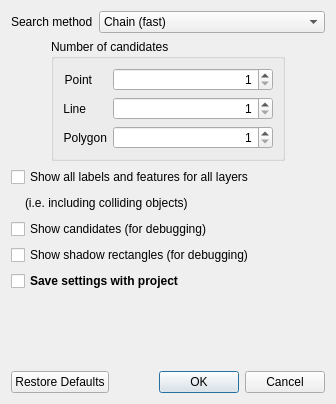
<?xml version="1.0" encoding="UTF-8"?>
<ui version="4.0">
 <class>QgsEngineConfigDialog</class>
 <widget class="QDialog" name="QgsEngineConfigDialog">
  <property name="geometry">
   <rect>
    <x>0</x>
    <y>0</y>
    <width>336</width>
    <height>404</height>
   </rect>
  </property>
  <property name="minimumSize">
   <size>
    <width>336</width>
    <height>0</height>
   </size>
  </property>
  <property name="windowTitle">
   <string>Dialog</string>
  </property>
  <layout class="QVBoxLayout" name="verticalLayout">
   <item>
    <layout class="QHBoxLayout" name="horizontalLayout">
     <item>
      <widget class="QLabel" name="label">
       <property name="sizePolicy">
        <sizepolicy hsizetype="Maximum" vsizetype="Preferred">
         <horstretch>0</horstretch>
         <verstretch>0</verstretch>
        </sizepolicy>
       </property>
       <property name="text">
        <string>Search method</string>
       </property>
      </widget>
     </item>
     <item>
      <widget class="QComboBox" name="cboSearchMethod">
       <item>
        <property name="text">
         <string>Chain (fast)</string>
        </property>
       </item>
       <item>
        <property name="text">
         <string>Popmusic Tabu</string>
        </property>
       </item>
       <item>
        <property name="text">
         <string>Popmusic Chain</string>
        </property>
       </item>
       <item>
        <property name="text">
         <string>Popmusic Tabu Chain</string>
        </property>
       </item>
       <item>
        <property name="text">
         <string>FALP (fastest)</string>
        </property>
       </item>
      </widget>
     </item>
    </layout>
   </item>
   <item>
    <layout class="QHBoxLayout" name="horizontalLayout_2">
     <item>
      <spacer name="horizontalSpacer">
       <property name="orientation">
        <enum>Qt::Horizontal</enum>
       </property>
       <property name="sizeType">
        <enum>QSizePolicy::Preferred</enum>
       </property>
       <property name="sizeHint" stdset="0">
        <size>
         <width>40</width>
         <height>20</height>
        </size>
       </property>
      </spacer>
     </item>
     <item>
      <widget class="QGroupBox" name="groupBox">
       <property name="sizePolicy">
        <sizepolicy hsizetype="Preferred" vsizetype="Preferred">
         <horstretch>0</horstretch>
         <verstretch>0</verstretch>
        </sizepolicy>
       </property>
       <property name="maximumSize">
        <size>
         <width>16777215</width>
         <height>16777215</height>
        </size>
       </property>
       <property name="title">
        <string>Number of candidates</string>
       </property>
       <layout class="QGridLayout" name="gridLayout">
        <item row="0" column="0">
         <widget class="QLabel" name="label_2">
          <property name="sizePolicy">
           <sizepolicy hsizetype="Maximum" vsizetype="Preferred">
            <horstretch>0</horstretch>
            <verstretch>0</verstretch>
           </sizepolicy>
          </property>
          <property name="text">
           <string>Point</string>
          </property>
          <property name="alignment">
           <set>Qt::AlignRight|Qt::AlignTrailing|Qt::AlignVCenter</set>
          </property>
         </widget>
        </item>
        <item row="0" column="1">
         <widget class="QSpinBox" name="spinCandPoint">
          <property name="alignment">
           <set>Qt::AlignRight|Qt::AlignTrailing|Qt::AlignVCenter</set>
          </property>
          <property name="minimum">
           <number>1</number>
          </property>
          <property name="maximum">
           <number>999</number>
          </property>
         </widget>
        </item>
        <item row="1" column="0">
         <widget class="QLabel" name="label_3">
          <property name="sizePolicy">
           <sizepolicy hsizetype="Maximum" vsizetype="Preferred">
            <horstretch>0</horstretch>
            <verstretch>0</verstretch>
           </sizepolicy>
          </property>
          <property name="text">
           <string>Line</string>
          </property>
          <property name="alignment">
           <set>Qt::AlignRight|Qt::AlignTrailing|Qt::AlignVCenter</set>
          </property>
         </widget>
        </item>
        <item row="1" column="1">
         <widget class="QSpinBox" name="spinCandLine">
          <property name="alignment">
           <set>Qt::AlignRight|Qt::AlignTrailing|Qt::AlignVCenter</set>
          </property>
          <property name="minimum">
           <number>1</number>
          </property>
          <property name="maximum">
           <number>999</number>
          </property>
         </widget>
        </item>
        <item row="2" column="0">
         <widget class="QLabel" name="label_4">
          <property name="sizePolicy">
           <sizepolicy hsizetype="Maximum" vsizetype="Preferred">
            <horstretch>0</horstretch>
            <verstretch>0</verstretch>
           </sizepolicy>
          </property>
          <property name="text">
           <string>Polygon</string>
          </property>
          <property name="alignment">
           <set>Qt::AlignRight|Qt::AlignTrailing|Qt::AlignVCenter</set>
          </property>
         </widget>
        </item>
        <item row="2" column="1">
         <widget class="QSpinBox" name="spinCandPolygon">
          <property name="alignment">
           <set>Qt::AlignRight|Qt::AlignTrailing|Qt::AlignVCenter</set>
          </property>
          <property name="minimum">
           <number>1</number>
          </property>
          <property name="maximum">
           <number>999</number>
          </property>
         </widget>
        </item>
       </layout>
      </widget>
     </item>
     <item>
      <spacer name="horizontalSpacer_2">
       <property name="orientation">
        <enum>Qt::Horizontal</enum>
       </property>
       <property name="sizeType">
        <enum>QSizePolicy::Preferred</enum>
       </property>
       <property name="sizeHint" stdset="0">
        <size>
         <width>40</width>
         <height>20</height>
        </size>
       </property>
      </spacer>
     </item>
    </layout>
   </item>
   <item>
    <layout class="QGridLayout" name="gridLayout_2">
     <property name="verticalSpacing">
      <number>6</number>
     </property>
     <item row="1" column="0">
      <spacer name="horizontalSpacer_3">
       <property name="orientation">
        <enum>Qt::Horizontal</enum>
       </property>
       <property name="sizeType">
        <enum>QSizePolicy::Fixed</enum>
       </property>
       <property name="sizeHint" stdset="0">
        <size>
         <width>8</width>
         <height>8</height>
        </size>
       </property>
      </spacer>
     </item>
     <item row="0" column="0" colspan="3">
      <widget class="QCheckBox" name="chkShowAllLabels">
       <property name="sizePolicy">
        <sizepolicy hsizetype="Maximum" vsizetype="Fixed">
         <horstretch>0</horstretch>
         <verstretch>0</verstretch>
        </sizepolicy>
       </property>
       <property name="text">
        <string>Show all labels and features for all layers</string>
       </property>
      </widget>
     </item>
     <item row="4" column="0" colspan="3">
      <widget class="QCheckBox" name="mSaveWithProjectChkBox">
       <property name="font">
        <font>
         <weight>75</weight>
         <bold>true</bold>
        </font>
       </property>
       <property name="layoutDirection">
        <enum>Qt::LeftToRight</enum>
       </property>
       <property name="text">
        <string>Save settings with project</string>
       </property>
       <property name="checked">
        <bool>false</bool>
       </property>
      </widget>
     </item>
     <item row="2" column="0" colspan="3">
      <widget class="QCheckBox" name="chkShowCandidates">
       <property name="text">
        <string>Show candidates (for debugging)</string>
       </property>
      </widget>
     </item>
     <item row="1" column="1">
      <widget class="QLabel" name="label_6">
       <property name="sizePolicy">
        <sizepolicy hsizetype="Maximum" vsizetype="Preferred">
         <horstretch>0</horstretch>
         <verstretch>0</verstretch>
        </sizepolicy>
       </property>
       <property name="text">
        <string>(i.e. including colliding objects)</string>
       </property>
      </widget>
     </item>
     <item row="1" column="2">
      <spacer name="horizontalSpacer_4">
       <property name="orientation">
        <enum>Qt::Horizontal</enum>
       </property>
       <property name="sizeHint" stdset="0">
        <size>
         <width>0</width>
         <height>20</height>
        </size>
       </property>
      </spacer>
     </item>
     <item row="3" column="0" colspan="3">
      <widget class="QCheckBox" name="mShadowDebugRectChkBox">
       <property name="text">
        <string>Show shadow rectangles (for debugging)</string>
       </property>
      </widget>
     </item>
    </layout>
   </item>
   <item>
    <spacer name="verticalSpacer_2">
     <property name="orientation">
      <enum>Qt::Vertical</enum>
     </property>
     <property name="sizeHint" stdset="0">
      <size>
       <width>20</width>
       <height>0</height>
      </size>
     </property>
    </spacer>
   </item>
   <item>
    <widget class="QDialogButtonBox" name="buttonBox">
     <property name="orientation">
      <enum>Qt::Horizontal</enum>
     </property>
     <property name="standardButtons">
      <set>QDialogButtonBox::Cancel|QDialogButtonBox::Ok|QDialogButtonBox::RestoreDefaults</set>
     </property>
    </widget>
   </item>
  </layout>
 </widget>
 <tabstops>
  <tabstop>cboSearchMethod</tabstop>
  <tabstop>spinCandPoint</tabstop>
  <tabstop>spinCandLine</tabstop>
  <tabstop>spinCandPolygon</tabstop>
  <tabstop>chkShowCandidates</tabstop>
  <tabstop>buttonBox</tabstop>
 </tabstops>
 <resources/>
 <connections>
  <connection>
   <sender>buttonBox</sender>
   <signal>rejected()</signal>
   <receiver>QgsEngineConfigDialog</receiver>
   <slot>reject()</slot>
   <hints>
    <hint type="sourcelabel">
     <x>316</x>
     <y>260</y>
    </hint>
    <hint type="destinationlabel">
     <x>286</x>
     <y>274</y>
    </hint>
   </hints>
  </connection>
 </connections>
</ui>
